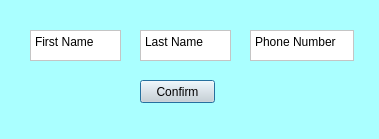
<?xml version="1.0" encoding="UTF-8"?>
<ui version="4.0">
 <class>newClient</class>
 <widget class="QDialog" name="newClient">
  <property name="geometry">
   <rect>
    <x>0</x>
    <y>0</y>
    <width>379</width>
    <height>139</height>
   </rect>
  </property>
  <property name="windowTitle">
   <string>Dialog</string>
  </property>
  <property name="styleSheet">
   <string notr="true">background-color: rgb(170, 255, 255);</string>
  </property>
  <widget class="QPlainTextEdit" name="FirstName">
   <property name="geometry">
    <rect>
     <x>30</x>
     <y>30</y>
     <width>91</width>
     <height>31</height>
    </rect>
   </property>
   <property name="styleSheet">
    <string notr="true">background-color: rgb(255, 255, 255);</string>
   </property>
   <property name="plainText">
    <string>First Name</string>
   </property>
  </widget>
  <widget class="QPlainTextEdit" name="LastName">
   <property name="geometry">
    <rect>
     <x>140</x>
     <y>30</y>
     <width>91</width>
     <height>31</height>
    </rect>
   </property>
   <property name="styleSheet">
    <string notr="true">background-color: rgb(255, 255, 255);</string>
   </property>
   <property name="plainText">
    <string>Last Name</string>
   </property>
  </widget>
  <widget class="QPlainTextEdit" name="PhoneNumber">
   <property name="geometry">
    <rect>
     <x>250</x>
     <y>30</y>
     <width>104</width>
     <height>31</height>
    </rect>
   </property>
   <property name="styleSheet">
    <string notr="true">background-color: rgb(255, 255, 255);</string>
   </property>
   <property name="plainText">
    <string>Phone Number</string>
   </property>
  </widget>
  <widget class="QPushButton" name="Confirm">
   <property name="geometry">
    <rect>
     <x>140</x>
     <y>80</y>
     <width>75</width>
     <height>23</height>
    </rect>
   </property>
   <property name="styleSheet">
    <string notr="true">background-color: rgb(217, 217, 217);</string>
   </property>
   <property name="text">
    <string>Confirm</string>
   </property>
  </widget>
 </widget>
 <resources/>
 <connections/>
</ui>
